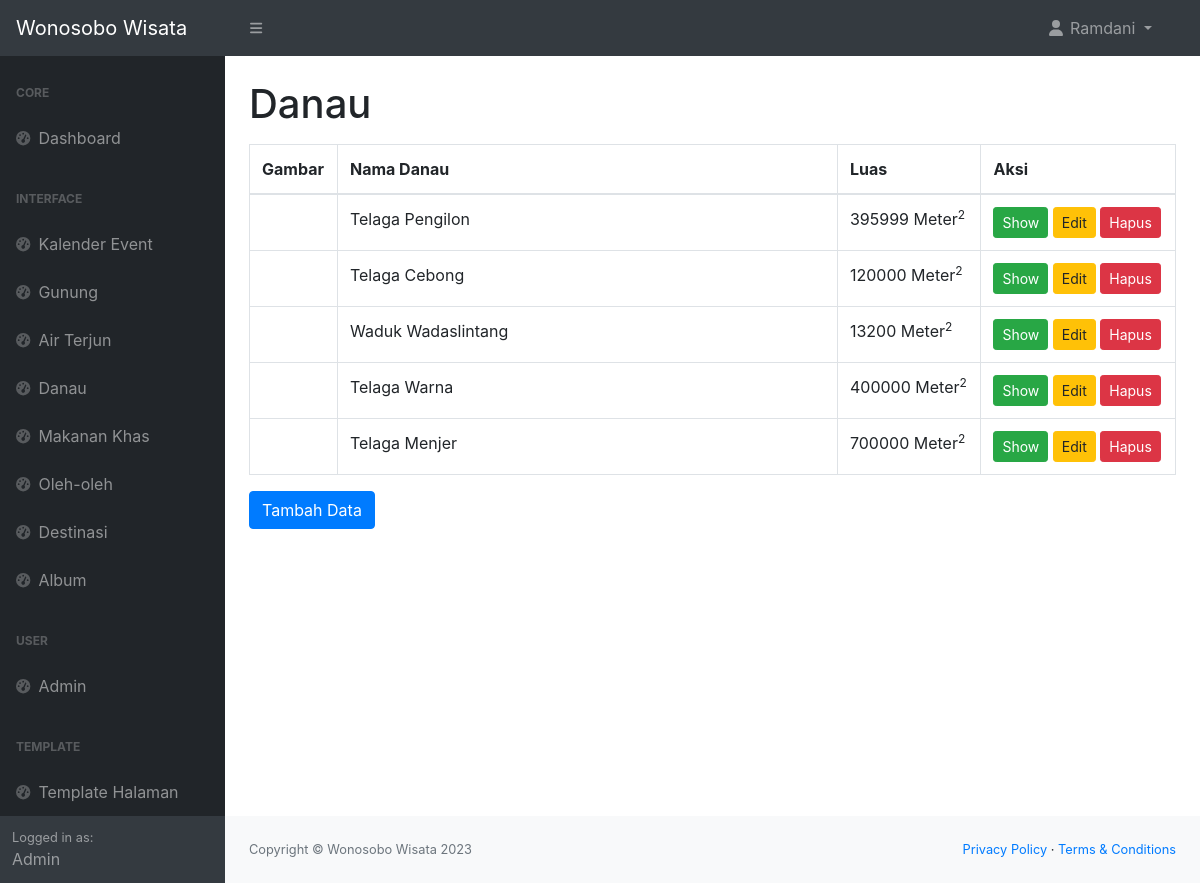
The app's page /admin/danau.php (signed in) with its own data.
### tables this page shows
CREATE TABLE `tabel_danau` (
  `danau_id` int(11) NOT NULL,
  `img_danau` text NOT NULL,
  `nama_danau` varchar(255) NOT NULL,
  `deskripsi_danau` text NOT NULL,
  `link_google_maps_danau` varchar(500) NOT NULL,
  `luas_danau` int(10) NOT NULL
);

### admin/danau.php (the view, shortened to what this page needs)
<!DOCTYPE html>
<html lang="en">
<head>
    <link href="https://cdn.jsdelivr.net/npm/simple-datatables@7.1.2/dist/style.min.css" rel="stylesheet" />
    <link href="css/styles.css" rel="stylesheet" />
    <link rel="stylesheet" href="https://maxcdn.bootstrapcdn.com/bootstrap/4.0.0/css/bootstrap.min.css">
</head>
<body>
    <?php include 'navbar.php'; ?>
    <div id="layoutSidenav">
        <div id="layoutSidenav_nav">
            <?php include 'sidebar.php'; ?>
        </div>
        <div id="layoutSidenav_content">
            <main>
                <div class="container-fluid px-4">
                    <h1 class="mt-4">Danau</h1>
                    <div class="table-responsive mt-3">
                        <table class="table table-bordered">
                            <thead>
                                <tr>
                                    <th>Gambar</th>
                                    <th>Nama Danau</th>
                                    <th>Luas</th>
                                    <th>Aksi</th>
                                </tr>
                            </thead>
                            <tbody>
                                <?php
                                include '../connect.php';
                                $query = "SELECT * FROM tabel_danau ORDER BY danau_id DESC";
                                $datas = $conn->query($query);
                                foreach ($datas as $data) :
                                ?>
                                    <tr>
                                        <td>
                                        </td>
                                        <td style="width: 500px;">
                                            <?= $data['nama_danau'] ?>
                                        </td>
                                        <td>
                                            <?= $data['luas_danau'] ?> Meter<sup>2</sup>
                                        </td>
                                        <td>
                                            <button type="button" class="btn btn-success btn-sm" data-toggle="modal" data-target="#showDataModal<?= $data['danau_id'] ?>">Show</button>
                                            <button type="button" class="btn btn-warning btn-sm" data-toggle="modal" data-target="#editDataModal<?= $data['danau_id'] ?>">Edit</button>
                                            <button type="button" class="btn btn-danger btn-sm" data-toggle="modal" data-target="#hapusDataModal<?= $data['danau_id'] ?>">Hapus</button>
                                        </td>
                                    </tr>
                                <?php endforeach ?>
                            </tbody>
                        </table>
                    </div>
                    <button type="button" class="btn btn-primary" data-toggle="modal" data-target="#tambahDataModal">
                        Tambah Data
                    </button>
                </div>
            </main>
            <?php include 'footer.php'; ?>
        </div>
    </div>
</body>
</html>

### records on screen
tabel_danau: nama_danau "Telaga Pengilon", luas_danau "395999"
tabel_danau: nama_danau "Telaga Cebong", luas_danau "120000"
tabel_danau: nama_danau "Waduk Wadaslintang", luas_danau "13200"
tabel_danau: nama_danau "Telaga Warna", luas_danau "400000"
tabel_danau: nama_danau "Telaga Menjer", luas_danau "700000"

### other values on screen
$_SESSION['nama_lengkap_user'] "Ramdani"
